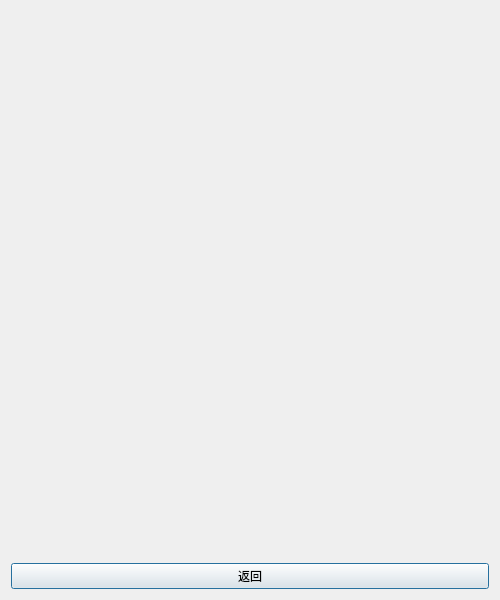
<?xml version="1.0" encoding="UTF-8"?>
<ui version="4.0">
 <class>LittleSurpriseDialog</class>
 <widget class="QDialog" name="LittleSurpriseDialog">
  <property name="geometry">
   <rect>
    <x>0</x>
    <y>0</y>
    <width>500</width>
    <height>600</height>
   </rect>
  </property>
  <property name="windowTitle">
   <string>Dialog</string>
  </property>
  <layout class="QVBoxLayout" name="verticalLayout_2">
   <item>
    <layout class="QVBoxLayout" name="verticalLayout">
     <item>
      <spacer name="verticalSpacer_2">
       <property name="orientation">
        <enum>Qt::Vertical</enum>
       </property>
       <property name="sizeHint" stdset="0">
        <size>
         <width>20</width>
         <height>40</height>
        </size>
       </property>
      </spacer>
     </item>
     <item>
      <widget class="QLabel" name="pict_visible">
       <property name="maximumSize">
        <size>
         <width>486</width>
         <height>16777215</height>
        </size>
       </property>
       <property name="text">
        <string/>
       </property>
       <property name="pixmap">
        <pixmap resource="rc.qrc">:/res/little_surprise.jpg</pixmap>
       </property>
       <property name="scaledContents">
        <bool>true</bool>
       </property>
       <property name="alignment">
        <set>Qt::AlignCenter</set>
       </property>
      </widget>
     </item>
     <item>
      <spacer name="verticalSpacer">
       <property name="orientation">
        <enum>Qt::Vertical</enum>
       </property>
       <property name="sizeHint" stdset="0">
        <size>
         <width>20</width>
         <height>40</height>
        </size>
       </property>
      </spacer>
     </item>
     <item>
      <widget class="QPushButton" name="return_btn">
       <property name="text">
        <string>返回</string>
       </property>
      </widget>
     </item>
    </layout>
   </item>
  </layout>
 </widget>
 <resources>
  <include location="rc.qrc"/>
 </resources>
 <connections/>
</ui>
